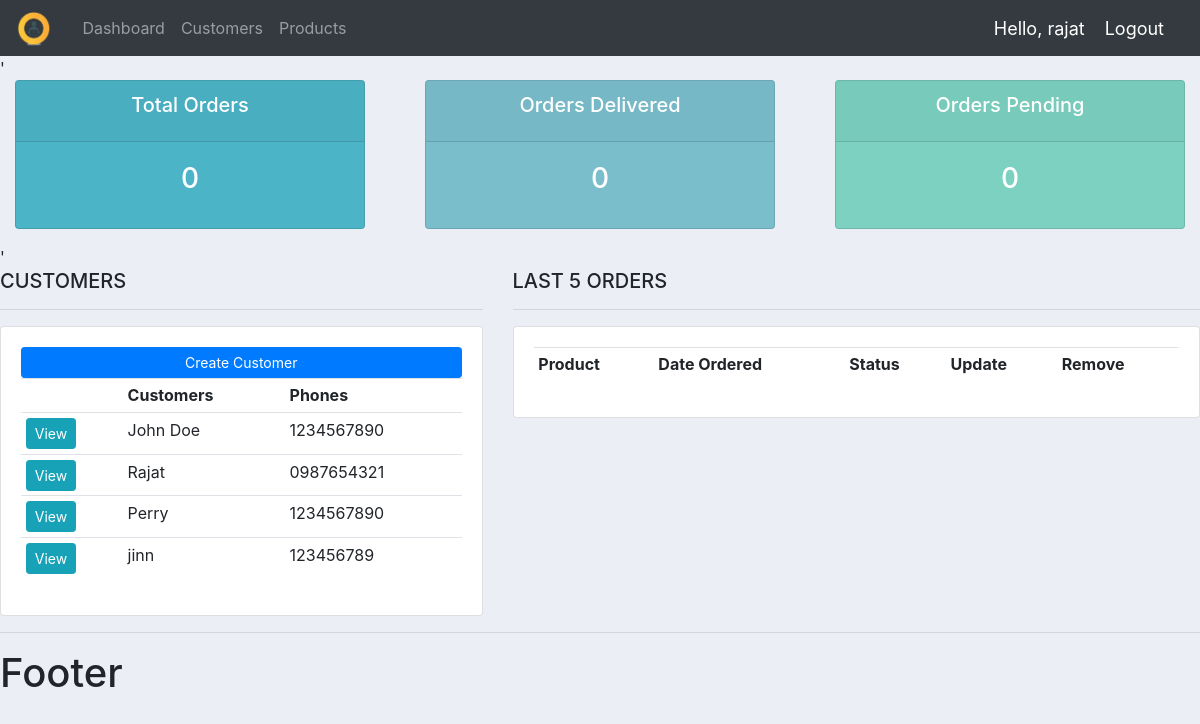
/accounts/ (signed in), run on an earlier commit of the app's database.
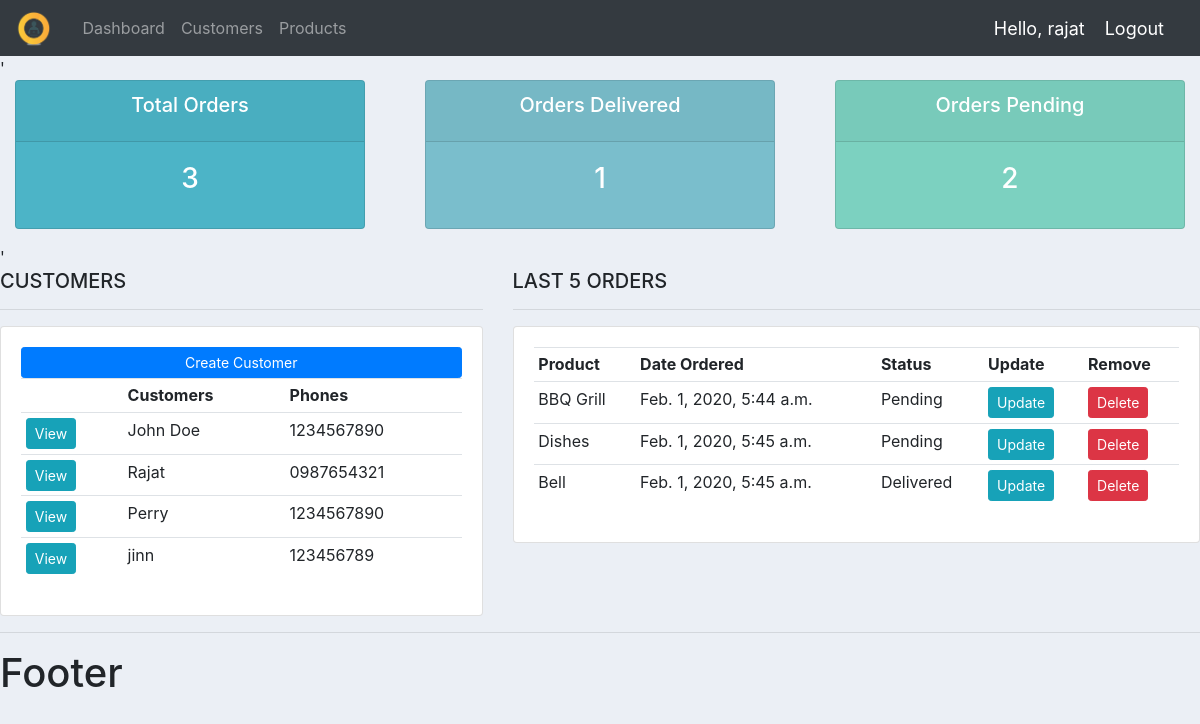
And on a later commit of the database.
### accounts/models.py (models this page shows, shortened)
class Customer(models.Model):
    name = models.CharField(max_length=200, null=True)
    phone = models.CharField(max_length=200, null=True)
    email = models.CharField(max_length=200, null=True)
    date_created = models.DateTimeField(auto_now_add=True, null=True)

class Order(models.Model):
    status = (
        ('Pending', 'Pending'),
        ('Out For Delivery', 'Out For Delivery'),
        ('Delivered', 'Delivered')
    )
    customer = models.ForeignKey(Customer, null=True, on_delete=models.SET_NULL)
    product = models.ForeignKey(Product, null=True, on_delete=models.SET_NULL)
    date_created = models.DateTimeField(auto_now_add=True, null=True)
    status = models.CharField(max_length=200, null=True, choices=status)

class Product(models.Model):
    category = (
        ('Indoor', 'Indoor'),
        ('Out Door', 'Out Door')
    )
    name = models.CharField(max_length=200, null=True)
    prize = models.FloatField(null=True)
    category = models.CharField(max_length=200, null=True,choices=category)
    description = models.CharField(max_length=200, null=True, blank=True)
    date_created = models.DateTimeField(auto_now_add=True, null=True)
    tags = models.ManyToManyField(Tag)

### accounts/views.py (the view)
# urls.py: path('', views.home, name="home"),
@login_required(login_url='login')
def home(request):
    order = Order.objects.all();
    customers = Customer.objects.all();
    totalOrders = len(Order.objects.all())
    ordersDeivered = len(Order.objects.filter(status='Delivered'))
    ordersPending = len(Order.objects.filter(status='Pending'))
    context = {
        'order': order,
        'customers': customers,
        'totalOrders': totalOrders,
        'ordersDelivered': ordersDeivered,
        'ordersPending': ordersPending
    }
    return render(request, 'accounts/dashboard.html', context)

### accounts/templates/accounts/dashboard.html
{% extends 'accounts/main.html' %}
{% block content %}
    '{% include 'accounts/status.html' %}'
    <br>
    <div class="row">
        <div class="col-md-5">
            <h5>CUSTOMERS</h5>
            <hr>
            <div class="card card-body">
                <a class="btn btn-primary btn-sm btn-block" href = ""> Create Customer</a>
                <table class = "table table-sm">
                    <tr>
                        <th></th>
                        <th>Customers</th>
                        <th>Phones</th>
                    </tr>
                    {% for i in customers %}
                        <tr>
                            <td><a href="{% url 'customers' i.id %}" class="btn btn-sm btn-info">View</a></td>
                            <td>{{ i.name }}</td>
                            <td>{{ i.phone }}</td>
                        </tr>
                    {% endfor %}
                </table>
            </div>
        </div>
        <div class="col-md-7">
            <h5>LAST 5 ORDERS</h5>
            <hr>
            <div class="card card-body">
                <table class="table table-sm">
                    <tr>
                        <th>Product</th>
                        <th>Date Ordered</th>
                        <th>Status</th>
                        <th>Update</th>
                        <th>Remove</th>
                    </tr>
                    {% for i in order %}
                    <tr>
                        <td>{{ i.product.name }}</td>
                        <td>{{ i.date_created }}</td>
                        <td>{{ i.status }}</td>
                        <td><a href="{% url 'update_order' i.id %}" class="btn btn-sm btn-info">Update</a></td>
                        <td><a href="{% url 'delete_order' i.id %}" class="btn btn-sm btn-danger">Delete</a></td>
                    </tr>
                    {% endfor %}
                </table>
            </div>
        </div>
    </div>
{% endblock %}

What changed in the data, as far as the page shows it:
added Order: product.name "BBQ Grill", date_created "Feb. 1, 2020, 5:44 a.m.", status "Pending"
added Order: product.name "Dishes", date_created "Feb. 1, 2020, 5:45 a.m.", status "Pending"
added Order: product.name "Bell", date_created "Feb. 1, 2020, 5:45 a.m.", status "Delivered"
Also different on the page:
{{ totalOrders }}: "0" → "3"
{{ ordersDelivered }}: "0" → "1"
{{ ordersPending }}: "0" → "2"
